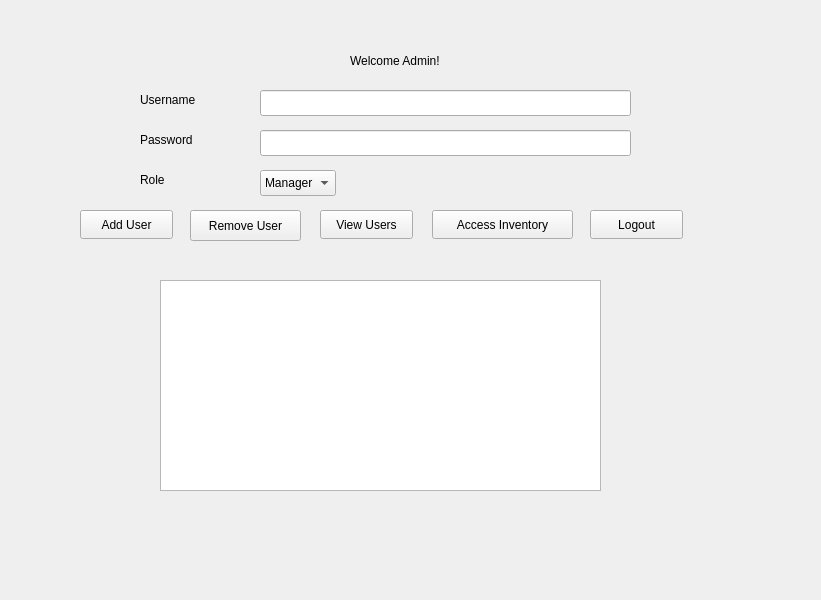
<?xml version="1.0" encoding="UTF-8"?>
<ui version="4.0">
 <class>AdminWindow</class>
 <widget class="QMainWindow" name="AdminWindow">
  <property name="geometry">
   <rect>
    <x>0</x>
    <y>0</y>
    <width>821</width>
    <height>600</height>
   </rect>
  </property>
  <property name="windowTitle">
   <string>Admin Dashboard</string>
  </property>
  <widget class="QWidget" name="centralwidget">
   <widget class="QLabel" name="labelAdmin">
    <property name="geometry">
     <rect>
      <x>350</x>
      <y>50</y>
      <width>121</width>
      <height>21</height>
     </rect>
    </property>
    <property name="text">
     <string>Welcome Admin!</string>
    </property>
   </widget>
   <widget class="QPushButton" name="pushButtonAddUser">
    <property name="geometry">
     <rect>
      <x>80</x>
      <y>210</y>
      <width>93</width>
      <height>29</height>
     </rect>
    </property>
    <property name="text">
     <string>Add User</string>
    </property>
   </widget>
   <widget class="QPushButton" name="pushButtonRemoveUser">
    <property name="geometry">
     <rect>
      <x>190</x>
      <y>210</y>
      <width>111</width>
      <height>31</height>
     </rect>
    </property>
    <property name="text">
     <string>Remove User</string>
    </property>
   </widget>
   <widget class="QPushButton" name="pushButtonViewUsers">
    <property name="geometry">
     <rect>
      <x>320</x>
      <y>210</y>
      <width>93</width>
      <height>29</height>
     </rect>
    </property>
    <property name="text">
     <string>View Users</string>
    </property>
   </widget>
   <widget class="QPushButton" name="pushButtonLogout">
    <property name="geometry">
     <rect>
      <x>590</x>
      <y>210</y>
      <width>93</width>
      <height>29</height>
     </rect>
    </property>
    <property name="text">
     <string>Logout</string>
    </property>
   </widget>
   <widget class="QLabel" name="LabelUsername">
    <property name="geometry">
     <rect>
      <x>140</x>
      <y>90</y>
      <width>131</width>
      <height>20</height>
     </rect>
    </property>
    <property name="text">
     <string>Username</string>
    </property>
   </widget>
   <widget class="QLabel" name="labelPassword">
    <property name="geometry">
     <rect>
      <x>140</x>
      <y>130</y>
      <width>63</width>
      <height>20</height>
     </rect>
    </property>
    <property name="text">
     <string>Password</string>
    </property>
   </widget>
   <widget class="QLabel" name="labelRole">
    <property name="geometry">
     <rect>
      <x>140</x>
      <y>170</y>
      <width>63</width>
      <height>20</height>
     </rect>
    </property>
    <property name="text">
     <string>Role</string>
    </property>
   </widget>
   <widget class="QLineEdit" name="lineEdituser">
    <property name="geometry">
     <rect>
      <x>260</x>
      <y>90</y>
      <width>371</width>
      <height>26</height>
     </rect>
    </property>
   </widget>
   <widget class="QLineEdit" name="lineEditpassword">
    <property name="geometry">
     <rect>
      <x>260</x>
      <y>130</y>
      <width>371</width>
      <height>26</height>
     </rect>
    </property>
    <property name="echoMode">
     <enum>QLineEdit::EchoMode::Password</enum>
    </property>
   </widget>
   <widget class="QComboBox" name="comboBoxRole">
    <property name="geometry">
     <rect>
      <x>260</x>
      <y>170</y>
      <width>76</width>
      <height>26</height>
     </rect>
    </property>
    <item>
     <property name="text">
      <string>Manager</string>
     </property>
    </item>
    <item>
     <property name="text">
      <string>Staff</string>
     </property>
    </item>
   </widget>
   <widget class="QTextEdit" name="textEditUsers">
    <property name="geometry">
     <rect>
      <x>160</x>
      <y>280</y>
      <width>441</width>
      <height>211</height>
     </rect>
    </property>
   </widget>
   <widget class="QPushButton" name="pushButton">
    <property name="geometry">
     <rect>
      <x>432</x>
      <y>210</y>
      <width>141</width>
      <height>29</height>
     </rect>
    </property>
    <property name="text">
     <string>Access Inventory</string>
    </property>
   </widget>
  </widget>
 </widget>
 <resources/>
 <connections/>
</ui>
